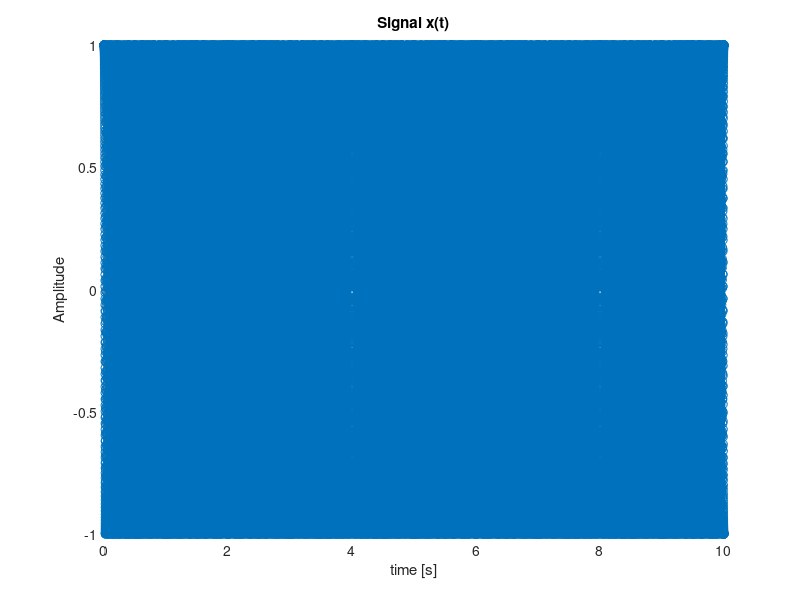

The MATLAB script that drew this image: (Note: this script raises an error after producing the figure.)
% dsp01_ex_sine.m
clc; clear all; close all;

fs=8000; Nx=10*fs; df =2000;     % sampling frequency, number of samples

dt = 1/fs;                      % sampling period

t = dt*(0:Nx-1);                % sampling times (many moments)

A1=0.5; f1=1; p1=pi/4;          % sine: amplitude, frequency and phase

x=cos(2*pi*(0*t+0.5*df*t.^2));    % sine as a first signal component

    figure(1);
        plot(t,x,'o-'); grid; title('Signal x(t)'); xlabel('time [s]'); ylabel('Amplitude');

sound(x,fs);

    figure(2);
        spectrogram (x,256,256-64,512,fs)
